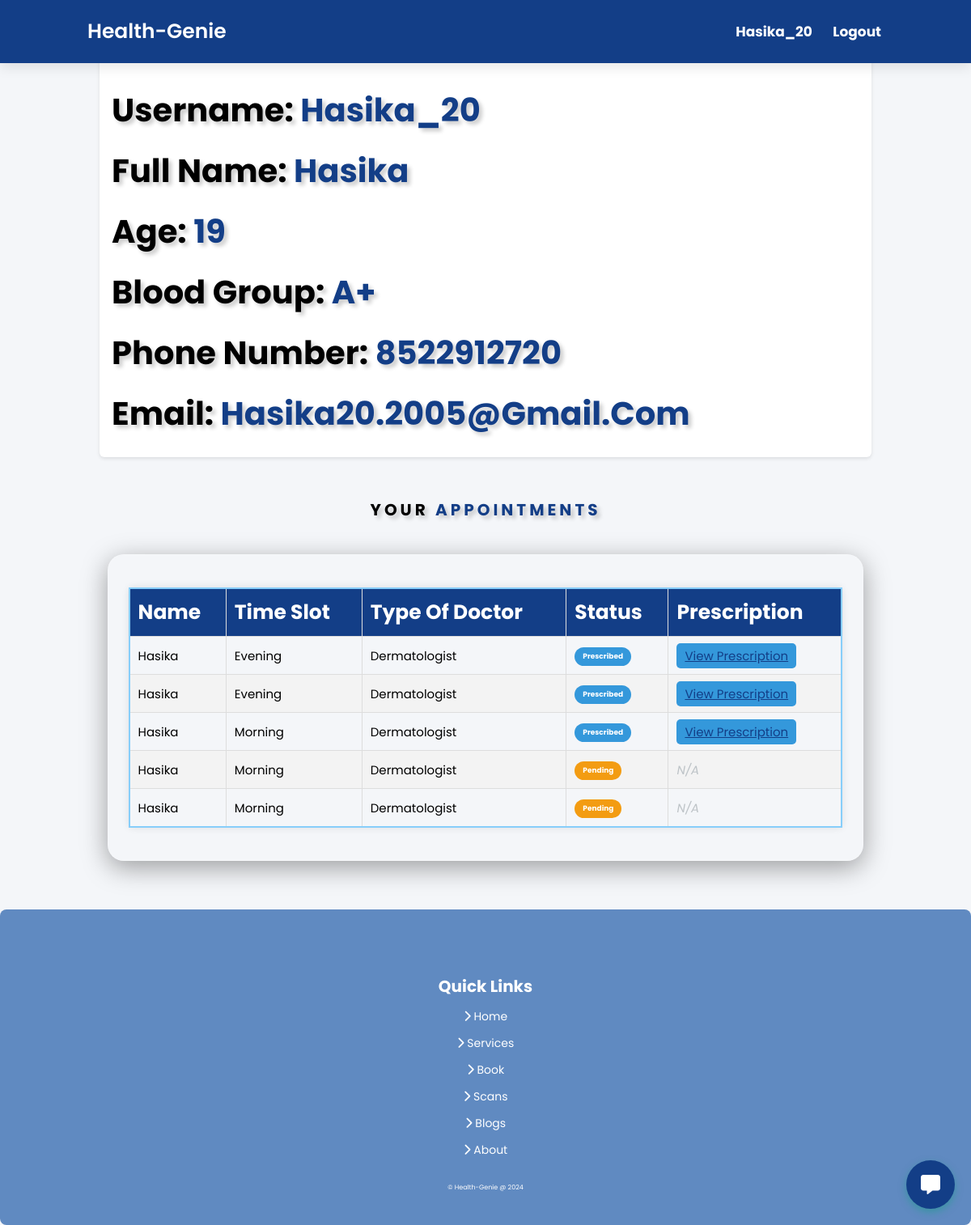
The app's page /profile (signed in) with its own data.
### app.py (models this page shows)
class User(db.Model):
    id = db.Column(db.Integer, primary_key=True)
    username = db.Column(db.String(80), unique=True, nullable=False)
    email = db.Column(db.String(120), nullable=False)
    password = db.Column(db.String(120), nullable=False)
    type_of_doctor = db.Column(db.String(50))

class Appointment(db.Model):
    id = db.Column(db.Integer, primary_key=True)
    name = db.Column(db.String(80), nullable=False)
    age = db.Column(db.Integer, nullable=False)
    blood_group = db.Column(db.String(10), nullable=False)
    time_slot = db.Column(db.String(50), nullable=False)
    phone_number = db.Column(db.String(15), nullable=False)
    email = db.Column(db.String(120), nullable=False)
    type_of_doctor = db.Column(db.String(50))
    status = db.Column(db.String(20), default='Pending')
    prescription_file = db.Column(db.String(255))
    user_id = db.Column(db.Integer, db.ForeignKey('user.id'), nullable=False)
    user = db.relationship('User', backref=db.backref('appointments', lazy=True))

### app.py (the view)
@app.route('/profile', methods=['GET', 'POST'])
def profile():
    username = None
    if 'user_id' in session:
        user = User.query.get(session['user_id'])
        username = user.username
        Email = user.email
        user_appointments = user.appointments
        return render_template('patient-profile.html', username=username,Email=Email, user_appointments=user_appointments)
    return render_template('index')

### templates/patient-profile.html (shortened to what this page needs)
<!DOCTYPE html>
<html lang="en">
  <head>
    <link
      rel="stylesheet"
      href="https://cdnjs.cloudflare.com/ajax/libs/font-awesome/6.5.1/css/all.min.css"
    />
    <link rel="stylesheet" href="./static/css/style.css" />
  </head>
  <body>
    <header class="header">
      <a href="{{url_for('index')}}" class="logo" style="color: white;"
        >Health-Genie</a
      >
      <nav class="navbar">
        {% if username %}
        <a href="#" class="disabled">{{username}}</a>
        <a href="{{url_for('logout')}}">Logout</a>
        {% else %}
        <a href="{{url_for('login')}}">Login</a>
        {% endif %}
      </nav>
    </header>
    <section class="about" id="about">
      <div class="row">
        <div class="image">
        </div>
        <div class="content">
          <h3>Username: <span>{{username}}</span></h3>
          {% if user_appointments %} {% for appointment in user_appointments %}
          {% if loop.first %}
          <h3>Full Name: <span>{{appointment.name}}</span></h3>
          <h3>Age: <span>{{appointment.age}}</span></h3>
          <h3>Blood Group: <span>{{appointment.blood_group}}</span></h3>
          <h3>Phone Number: <span>{{appointment.phone_number}}</span></h3>
          <h3>Email: <span>{{appointment.email}}</span></h3>
          {% endif %} {% endfor %} {% else %}
          <h3>Email: <span>{{Email}}</span></h3>
          {% endif %}
        </div>
      </div>
    </section>
    {% if user_appointments %}
    <h1 class="heading" style="color: black;">Your <span style="color: rgb(19, 62, 135)">Appointments</span></h1>
    <section class="book" id="book">
      <div class="glass-row-book">
        <table class="styled-table">
          <thead>
            <tr>
              <th>Name</th>
              <th>Time Slot</th>
              <th>Type of Doctor</th>
              <th>Status</th>
              <th>Prescription</th>
            </tr>
          </thead>
          <tbody>
            {% for appointment in user_appointments %}
            <tr>
              <td>{{ appointment.name }}</td>
              <td>{{ appointment.time_slot }}</td>
              <td>{{ appointment.type_of_doctor }}</td>
              <td>
                <span class="status-badge {{ appointment.status | lower }}">
                  {{ appointment.status }}
                </span>
              </td>
              <td>
                {% if appointment.status == 'Prescribed' %}
                <a
                  href="{{ url_for('view_prescription_patient', appointment_id=appointment.id) }}"
                  target="_blank"
                  class="btn-view"
                  >View Prescription</a
                >
                {% else %}
                <span class="not-available">N/A</span>
                {% endif %}
              </td>
            </tr>
            {% endfor %}
          </tbody>
        </table>
      </div>
    </section>
    {% endif %}
      <button class="chatbot-button" id="chatbot-toggle">
        <i class="fas fa-comment-alt"></i>
      </button>
    <section class="footer-section">
			<div class="box-container">
				<div class="quick-links">
					<h3 style="font-size: 2rem;">Quick Links</h3>
					<a href="{{url_for('index')}}#home"
						><i class="fas fa-chevron-right"></i> Home</a
					>
					<a href="{{url_for('index')}}#services"
						><i class="fas fa-chevron-right"></i> Services</a
					>
					<a href="{{url_for('index')}}#book"
						><i class="fas fa-chevron-right"></i> Book</a
					>
					<a href="{{url_for('index')}}#scans"
						><i class="fas fa-chevron-right"></i> Scans</a
					>
					<a href="{{url_for('index')}}#blogs"
						><i class="fas fa-chevron-right"></i> Blogs</a
					>
					<a href="{{url_for('index')}}#about"
						><i class="fas fa-chevron-right"></i> About</a
					>
				</div>
			</div>
			<div class="credit">&copy; Health-Genie @ 2024</div>
		</section>
  </body>
</html>

### static/css/style.css (style rules this page uses)
a.disabled { pointer-events: none; cursor: default; }
body { background-size: cover; background-position: center; }
:root { --green: #16a085; --black: #000000; --light-color: #ececec; --box-shadow: 0.5rem 0.5rem 0.5rem rgba(135, 206, 250, 0.2); --text-shadow: 0.4rem 0.4rem 0.5rem rgba(0, 0, 0, 0.2); --border: 0.2rem solid rgba(135, 206, 250, 1); }
* { padding: 0; margin: 0; box-sizing: border-box; font-family: "Poppins", sans-serif; text-transform: capitalize; outline: none; border: none; transition: all 0.2s ease-out; text-decoration: none; }
html { font-size: 62.5%; overflow-x: hidden; scroll-padding-top: 7rem; scroll-behavior: smooth; }
section { padding: 2rem 9%; }
.header { padding: 2rem 9%; position: fixed; top: 0; left: 0; right: 0; z-index: 1000; box-shadow: 0 0.5rem 1.5rem rgba(0, 0, 0, 0.1); display: flex; align-items: center; justify-content: space-between; background: rgb(19, 62, 135); }
.header .logo { font-size: 2.5rem; color: #fff; font-weight: 600; }
.logo { font-size: 2.5rem; color: white; font-weight: 600; }
.header .navbar a { font-size: 1.7rem; color: white; margin-left: 2rem; font-weight: 700; }
.heading { text-align: center; padding-bottom: 2rem; text-shadow: var(--text-shadow); text-transform: uppercase; color: var(--black); font-size: 5rem; letter-spacing: 0.4rem; }
.heading span { text-transform: uppercase; color: var(--green); }
.about .row { display: flex; align-items: center; flex-wrap: wrap; gap: 2rem; }
.about .row .image { flex: 1 1 45rem; }
.about .row .content { flex: 1 1 45rem; }
.about .row .content h3 { color: var(--black); text-shadow: var(--text-shadow); font-size: 4rem; line-height: 1.8; }
table { width: 100%; justify-content: space-between; border: var(--border); padding: 20px; border-radius: 0.5rem; }
table td { font-size: 1.5rem; color: var(--black); }
table td a { font-size: 1.5rem; color: #16a085; }
table th { font-size: 2.5rem; color: var(--black); }
.glass-row-book { border-radius: 20px; border: 1px solid rgba(255, 255, 255, 0.18); box-shadow: 0 8px 32px 0 rgba(0, 0, 0, 0.37); text-align: center; padding: 2.5rem; margin: auto; width: 95%; }

### records on screen
User: username "Hasika_20"
Appointment: name "Hasika", age "19", blood_group "A+", phone_number "8522912720", email "Hasika20.2005@gmail.com", time_slot "Evening", type_of_doctor "Dermatologist", status "Prescribed"
Appointment: name "Hasika", time_slot "Evening", type_of_doctor "Dermatologist", status "Prescribed"
Appointment: name "Hasika", time_slot "Morning", type_of_doctor "Dermatologist", status "Prescribed"
Appointment: name "Hasika", time_slot "Morning", type_of_doctor "Dermatologist", status "Pending", shows "N/A"
Appointment: name "Hasika", time_slot "Morning", type_of_doctor "Dermatologist", status "Pending", shows "N/A"
